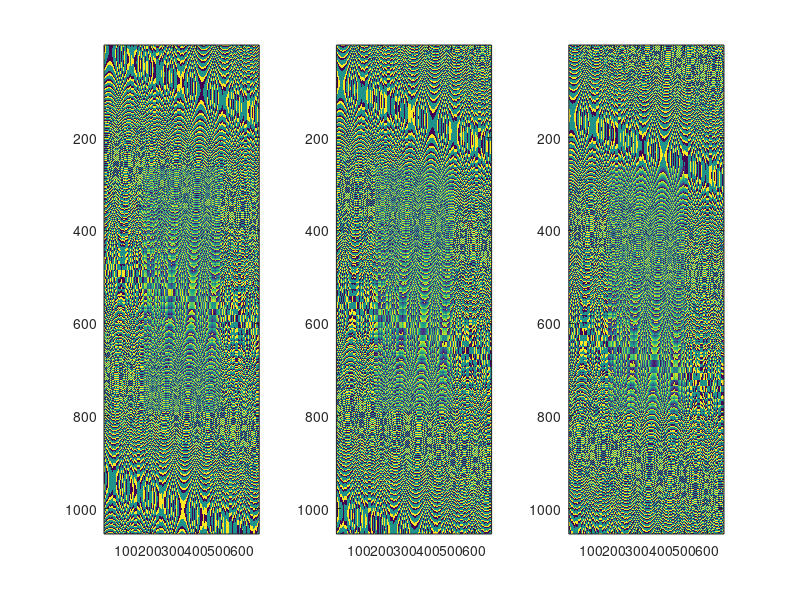
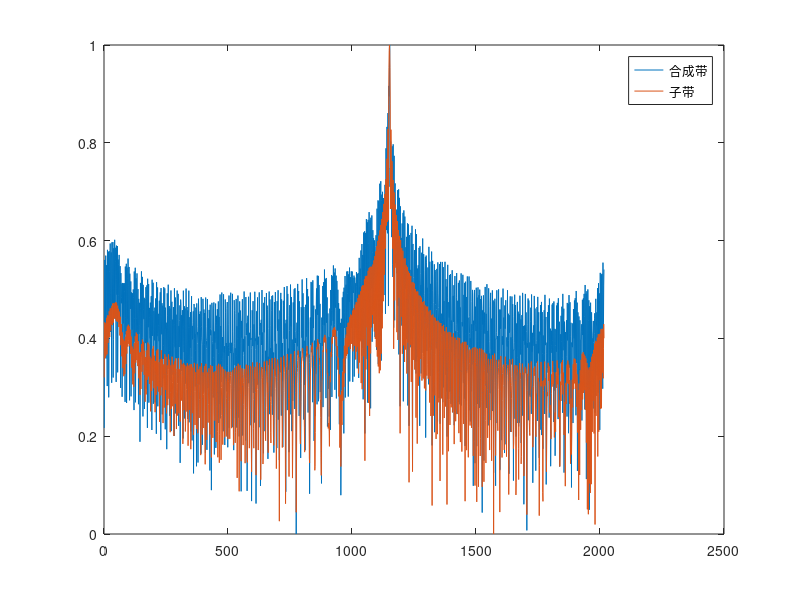
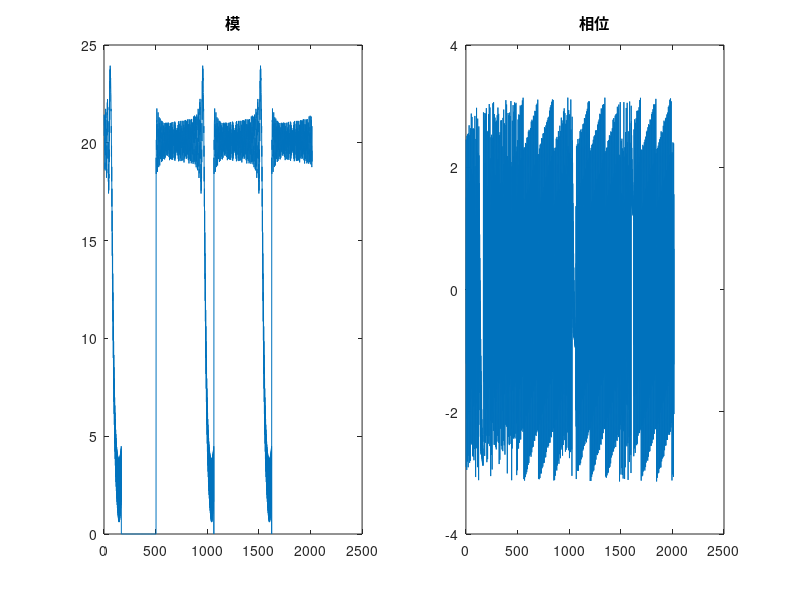
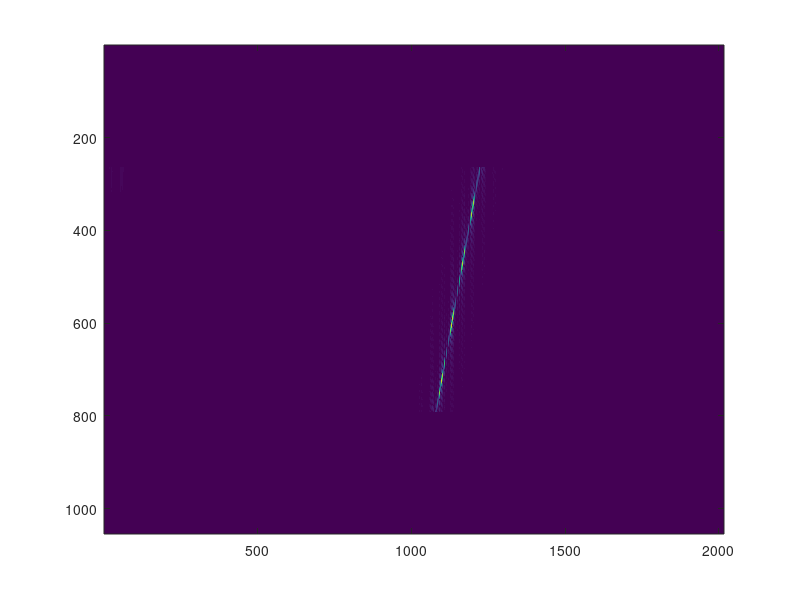

The MATLAB script that drew these images, in order:
clear; clc;

%%参数与初始化
EarthMass = 6e24; %地球质量(kg)
EarthRadius = 6.37e6; %地球半径6371km
Gravitational = 6.67e-11; %万有引力常量
f0 = 5.4e9; % 中心频率
H = 755e3; % 飞行高度
Tr = 10e-6; % 脉冲宽度
Br = 2.8e7; % 子带带宽
Fr = 1.2*Br; % 子带采样率
step_f = Br;
sub_N = 3;
sub_f = f0:step_f:f0+step_f*sub_N;

% sub_f = [sub_f2];
c = 299792458;
Vr = sqrt(Gravitational*EarthMass/(EarthRadius + H));
Vg = Vr;
Vs = Vr;
La = 15;
phi = deg2rad(20); % 俯仰角
incidence = deg2rad(20.5); % 入射角

Kr = Br/Tr;
sub_lambda = c./sub_f;
lambda = c/(f0+step_f*sub_N/2);


R0 = H/cos(phi);
R_eta_c = H/cos(incidence);
theta_rc = acos(R0/R_eta_c);
eta_c = -R_eta_c*sin(theta_rc)/Vr;

sub_fnc = 2*Vr*sin(theta_rc)./sub_lambda;
fnc = 2*Vr*sin(theta_rc)/lambda;
Ta = 0.886*R_eta_c*lambda/(La*Vg*cos(theta_rc));
delta_fdop = 2*0.886*Vs*cos(theta_rc)/La; 
PRF = 1.7*delta_fdop;
% Ka = 2*Vr^2*cos(theta_rc)^3/(lambda*R0);

Nr = 2*ceil(Fr*Tr);
Na = 2*ceil(PRF*Ta);

% 构造距离向与方位向时间与频率
t_tau = 2*R_eta_c/c + (-Nr/2:Nr/2-1)*(1/Fr);
t_eta = eta_c+(-Na/2:Na/2-1)*(1/PRF);


f_tau = fftshift((-Nr/2:Nr/2-1)*(Fr/Nr));
f_eta = fnc+(-Na/2:Na/2-1)*(PRF/Na);

[mat_t_tau, mat_t_eta] = meshgrid(t_tau, t_eta);
[mat_f_tau, mat_f_eta] = meshgrid(f_tau, f_eta);

% 脉内串发，构造偏移时间
step_T = Tr+Tr;
sub_t_offset = (0:sub_N-1)*step_T; % 添加保护带，偏移时间为2*T

%% 点目标回波产生
pointx = 500;
pointy = 500;
point = [pointx, pointy];



S_echo = zeros(3, Na, Nr);
% noisy_A = randn([1,sub_N]);
% noisy_P = randn([1,sub_N])*2;
% noisy_T = randn([1,sub_N])*5*1e-9;

noisy_A = zeros(1,sub_N);
noisy_P = zeros(1,sub_N);
noisy_T = zeros(1,sub_N); 

for i = 1:sub_N

    mat_t_tau_noisy = mat_t_tau - noisy_T(i);
    mat_t_eta_offset = mat_t_eta+sub_t_offset(i);

    R0_target = sqrt((R0*sin(phi)+point(1))^2+H^2);
    R_eta_target = sqrt(R0_target^2+(point(2)-Vr*mat_t_eta_offset).^2);
    t_etac_target = (point(2)-R0_target*tan(theta_rc))/Vr;

    Wr = abs(mat_t_tau_noisy-2*R_eta_c/c) < Tr/2;
    % Wa = sinc((La*atan(Vg*(mat_t_eta_offset - t_etac_target)./R0_target)/sub_lambda(i))).^2;
    Wa = abs(mat_t_eta_offset - eta_c)<Ta/2;
    phase = exp(1j*pi*Kr*(mat_t_tau_noisy-2*R_eta_target/c).^2).*exp(-2j*pi*sub_f(i)*2*R_eta_target/c).*exp(2j*pi*noisy_P(i));

    S_echo(i,:,:) = (1+noisy_A(i))*Wr.*Wa.*phase;
end


figure("name", "回波");
for i = 1:sub_N
    subplot(1,sub_N,i);
    sub_S_echo = squeeze(S_echo(i, :, :));
    imagesc(angle(sub_S_echo));
end

%% 距离压缩


uprate = sub_N;
Nr_up = Nr*uprate;
Na_up = Na*sub_N;
t_tau_upsample = 2*R_eta_c/c + (-Nr_up/2:Nr_up/2-1)*(1/(Fr*uprate));
f_tau_upsample = fftshift((-Nr_up/2:Nr_up/2-1)*(Fr/Nr));
[mat_t_tau_upsample, mat_t_eta_upsample] = meshgrid(t_tau_upsample, t_eta);
[mat_f_tau_upsample, mat_f_eta_upsample] = meshgrid(f_tau_upsample, f_eta);
S_ftau_eta = zeros(Na, Nr_up);
plot_range = 1:Nr;

R_ref = sqrt(R0_target^2+(point(2)-Vr*(mat_t_eta_upsample+sub_t_offset((sub_N+1)/2))).^2);
for i = 1:sub_N
    sub_S_echo = squeeze(S_echo(i, :, :));
    Hr =  (abs(mat_f_tau)<Br/2).*exp(1j*pi*mat_f_tau.^2/Kr);
    sub_S_ftau_eta = fft(sub_S_echo, Nr, 2);
    sub_S_ftau_eta = sub_S_ftau_eta.*Hr;
    % 频域后置补零，升采样
    tmp = zeros(Na, Nr_up);
    tmp(:, (Nr_up/2):(Nr+Nr_up/2-1)) = fftshift(sub_S_ftau_eta, 2); %对准零频
    % tmp = fftshift(tmp, 2); % 对准f_tau_upsample 频率轴，它的零频在两端
    sub_S_tau_eta = ifft(tmp, Nr_up, 2); 
    % 子带合成
    % imagesc(abs(tmp));
    sub_S_tau_eta = sub_S_tau_eta.*exp(-1j*2*pi*(i-(sub_N+1)/2)*step_f.*(mat_t_tau_upsample)); % 搬移子带频谱
    sub_S_ftau_eta = fft(sub_S_tau_eta, Nr_up, 2);

    R_eta_target = sqrt(R0_target^2+(point(2)-Vr*mat_t_eta_upsample).^2);
    sub_S_ftau_eta = sub_S_ftau_eta.*exp(2j*pi*(i-(sub_N+1)/2)*step_f*2*R_eta_target/c); %补偿跳变相位，此处相位来源于载频不同

    % 补偿方位向时延导致的斜距误差相位
    R1_eta = sqrt(R0_target^2+(point(2)-Vr*(mat_t_eta_upsample+sub_t_offset(i))).^2);
    sub_S_ftau_eta = sub_S_ftau_eta.*exp(2j*pi*2*(R1_eta-R_ref)/lambda);

    %补偿方位向时延
    sub_S_ftau_feta = fft(sub_S_ftau_eta, Na, 1);
    sub_S_ftau_feta = sub_S_ftau_feta.*exp(-2j*pi*(i-(sub_N+1)/2)*step_T.*mat_f_eta_upsample); 
    sub_S_ftau_eta = ifft(sub_S_ftau_feta, Na, 1);

    %合成
    S_ftau_eta = S_ftau_eta+sub_S_ftau_eta;
end

figure("name", "脉压对比");
S_tau_eta = ifft(S_ftau_eta, Nr_up, 2);
range = 1:Nr_up;
S_tau_eta_db = 20*log10(abs(S_tau_eta(round(Na/2),range)));
S_tau_eta_db = (S_tau_eta_db-min(S_tau_eta_db))/(max(S_tau_eta_db)-min(S_tau_eta_db));
sub_S_tau_eta_db = 20*log10(abs(sub_S_tau_eta(round(Na/2),range)));
sub_S_tau_eta_db = (sub_S_tau_eta_db-min(sub_S_tau_eta_db))/(max(sub_S_tau_eta_db)-min(sub_S_tau_eta_db));
plot(range, S_tau_eta_db);
hold on;
plot(range, sub_S_tau_eta_db);
legend("合成带","子带");

figure("name", "合成后的频带");
subplot(1,2,1)
plot(1:Nr_up, abs(S_ftau_eta(round(Na/2),:)));
title("模");
subplot(1,2,2)
plot(1:Nr_up, angle(S_ftau_eta(round(Na/2),:)));
title("相位");
% imagesc(abs(S_ftau_eta));


figure("name", "距离压缩");
imagesc(abs(S_tau_eta));

% Time_tau_Point =  round(((2*R0_target)/(c*cos(theta_rc))-t_tau(1))/(1/(Fr*sub_N)));%目标的距离向标准坐标(距离门)
% Time_eta_Point = round(Na / 2 + (point(2) / Vr) /(1/PRF));
% fprintf("点数坐标应为%d行(方),%d列(距)\n\n",Time_eta_Point,Time_tau_Point);

%% RCMC
% S_tau_feta = fft(S_tau_eta, Na, 1);
% S_tau_feta_rcmc = S_tau_feta;
% IN_N = 8;
% R0_RCMC = t_tau_upsample*c/2;  
% delta_R = lambda^2*f_eta'.^2.*R0_RCMC/(8*Vr^2);
% delta_R_cnt = delta_R*2/(c*(1/Fr));
% for j = 1:Na
%     for k = 1:Nr_up
%         dR = delta_R_cnt(j,k);
%         pos = dR-floor(dR)-(-IN_N/2:IN_N/2-1);
%         rcmc_sinc = sinc(pos);
%         size_sinc = size(rcmc_sinc);
%         predict_value = zeros(size_sinc);
%         for m = -IN_N/2:IN_N/2-1
%             if(k+floor(dR)+m>Nr_up)
%                 predict_value(m+IN_N/2+1) = S_tau_feta(j,k+floor(dR)+m-Nr_up);
%             else
%                 predict_value(m+IN_N/2+1) = S_tau_feta(j,k+floor(dR)+m);
%             end
%         end
%         S_tau_feta_rcmc(j,k) = sum(predict_value.*rcmc_sinc);
%     end
% end

S_tau_feta = fft(S_tau_eta, Na, 1);
delta_R = lambda^2*R0*mat_f_eta_upsample.^2/(8*Vr^2);
G_rcmc = exp(1j*4*pi*mat_f_tau_upsample.*delta_R/c);
S_ftau_feta = fft(S_tau_feta, Nr_up, 2);
S_ftau_feta = S_ftau_feta.*G_rcmc;
S_tau_feta_rcmc = ifft(S_ftau_feta, Nr_up, 2);

figure("name", "rcmc");
imagesc(abs(ifft(S_tau_feta_rcmc, Na, 1)));

%% 方位压缩
mat_R0 = (mat_t_tau_upsample*c/2)*cos(theta_rc);
Ka = 2 * Vr^2 * cos(theta_rc)^2 ./ (lambda * mat_R0);
S_tau_feta = S_tau_feta_rcmc;
Ha = exp(-1j*pi*mat_f_eta_upsample.^2./Ka);
offset = exp(-1j*2*pi*mat_f_eta_upsample.*eta_c);
S_tau_feta = S_tau_feta.*Ha.*offset;
target = ifft(S_tau_feta, Na, 1);

figure("name", "目标");
imagesc(abs(target));




